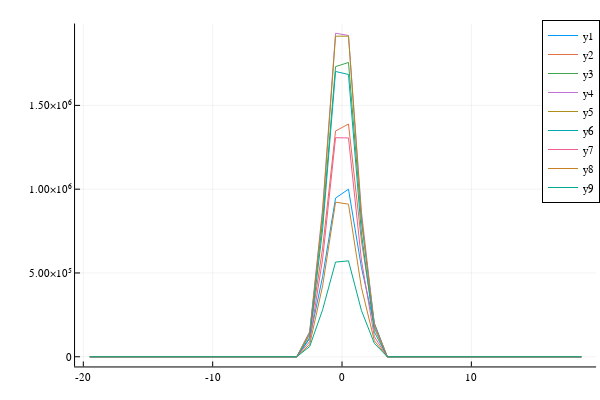

Source (notebook cell):
### Code cell
s3 = findfirst(x->x>λ3*1e6,λaxe);
plot(daxe,hlaser.weights[:,s3-4:s3+4])

### Figure 1 — Plotly figure (JSON) as saved in the notebook; plotly's stock layout.template omitted (floating-point values rounded to 4 significant figures)
{"data": [{"colorbar": {"len": 0.9525, "title": "", "x": 0.9934, "y": 0.5139}, "legendgroup": "y1", "line": {"color": "rgba(0, 154, 250, 1.000)", "dash": "solid", "shape": "linear", "width": 1}, "mode": "lines", "name": "y1", "showlegend": true, "type": "scatter", "x": [-19.5, -18.5, -17.5, -16.5, -15.5, -14.5, -13.5, -12.5, -11.5, -10.5, -9.5, -8.5, -7.5, -6.5, -5.5, -4.5, -3.5, -2.5, -1.5, -0.5, 0.5, 1.5, 2.5, 3.5, 4.5, 5.5, 6.5, 7.5, 8.5, 9.5, 10.5, 11.5, 12.5, 13.5, 14.5, 15.5, 16.5, 17.5, 18.5], "xaxis": "x", "y": [0, 0, 0, 0, 0, 0, 0, 0, 0, 0, 0, 0, 0, 0, 13.56, 13.47, 34.74, 108600.0, 477700.0, 946800.0, 999900.0, 533000.0, 187600.0, 60.71, 0, 0, 0, 0, 0, 0, 0, 0, 0, 0, 0, 0, 0, 0, 0], "yaxis": "y"}, {"colorbar": {"len": 0.9525, "title": "", "x": 0.9934, "y": 0.5139}, "legendgroup": "y2", "line": {"color": "rgba(227, 111, 71, 1.000)", "dash": "solid", "shape": "linear", "width": 1}, "mode": "lines", "name": "y2", "showlegend": true, "type": "scatter", "x": [-19.5, -18.5, -17.5, -16.5, -15.5, -14.5, -13.5, -12.5, -11.5, -10.5, -9.5, -8.5, -7.5, -6.5, -5.5, -4.5, -3.5, -2.5, -1.5, -0.5, 0.5, 1.5, 2.5, 3.5, 4.5, 5.5, 6.5, 7.5, 8.5, 9.5, 10.5, 11.5, 12.5, 13.5, 14.5, 15.5, 16.5, 17.5, 18.5], "xaxis": "x", "y": [0, 0, 0, 0, 0, 0, 0, 0, 0, 0, 0, 0, 0, 0, 0, 0, 0, 132600.0, 648500.0, 1347000.0, 1389000.0, 691200.0, 198000.0, 0, 0, 0, 0, 0, 0, 0, 0, 0, 0, 0, 0, 0, 0, 0, 0], "yaxis": "y"}, {"colorbar": {"len": 0.9525, "title": "", "x": 0.9934, "y": 0.5139}, "legendgroup": "y3", "line": {"color": "rgba(62, 164, 78, 1.000)", "dash": "solid", "shape": "linear", "width": 1}, "mode": "lines", "name": "y3", "showlegend": true, "type": "scatter", "x": [-19.5, -18.5, -17.5, -16.5, -15.5, -14.5, -13.5, -12.5, -11.5, -10.5, -9.5, -8.5, -7.5, -6.5, -5.5, -4.5, -3.5, -2.5, -1.5, -0.5, 0.5, 1.5, 2.5, 3.5, 4.5, 5.5, 6.5, 7.5, 8.5, 9.5, 10.5, 11.5, 12.5, 13.5, 14.5, 15.5, 16.5, 17.5, 18.5], "xaxis": "x", "y": [0, 0, 0, 0, 0, 0, 0, 0, 0, 0, 0, 0, 0, 18.28, 5.473, 18.6, 22.87, 148700.0, 810600.0, 1731000.0, 1756000.0, 809800.0, 199600.0, 0, 14.01, 26.81, 0, 0, 0, 0, 0, 0, 0, 0, 0, 0, 0, 0, 0], "yaxis": "y"}, {"colorbar": {"len": 0.9525, "title": "", "x": 0.9934, "y": 0.5139}, "legendgroup": "y4", "line": {"color": "rgba(195, 113, 210, 1.000)", "dash": "solid", "shape": "linear", "width": 1}, "mode": "lines", "name": "y4", "showlegend": true, "type": "scatter", "x": [-19.5, -18.5, -17.5, -16.5, -15.5, -14.5, -13.5, -12.5, -11.5, -10.5, -9.5, -8.5, -7.5, -6.5, -5.5, -4.5, -3.5, -2.5, -1.5, -0.5, 0.5, 1.5, 2.5, 3.5, 4.5, 5.5, 6.5, 7.5, 8.5, 9.5, 10.5, 11.5, 12.5, 13.5, 14.5, 15.5, 16.5, 17.5, 18.5], "xaxis": "x", "y": [0, 0, 0, 0, 0, 0, 0, 0, 0, 0, 0, 0, 0, 0, 0, 0, 0, 147000.0, 883200.0, 1931000.0, 1917000.0, 865900.0, 188300.0, 27.67, 0, 0, 0, 0, 0, 0, 0, 0, 0, 0, 0, 0, 0, 0, 0], "yaxis": "y"}, {"colorbar": {"len": 0.9525, "title": "", "x": 0.9934, "y": 0.5139}, "legendgroup": "y5", "line": {"color": "rgba(172, 142, 24, 1.000)", "dash": "solid", "shape": "linear", "width": 1}, "mode": "lines", "name": "y5", "showlegend": true, "type": "scatter", "x": [-19.5, -18.5, -17.5, -16.5, -15.5, -14.5, -13.5, -12.5, -11.5, -10.5, -9.5, -8.5, -7.5, -6.5, -5.5, -4.5, -3.5, -2.5, -1.5, -0.5, 0.5, 1.5, 2.5, 3.5, 4.5, 5.5, 6.5, 7.5, 8.5, 9.5, 10.5, 11.5, 12.5, 13.5, 14.5, 15.5, 16.5, 17.5, 18.5], "xaxis": "x", "y": [0, 0, 0, 0, 0, 0, 0, 0, 0, 0, 0, 0, 0, 58.58, 19.66, 0, 26.86, 135700.0, 859300.0, 1913000.0, 1913000.0, 833400.0, 170300.0, 28.08, 0, 0, 0, 0, 0, 0, 0, 0, 0, 0, 0, 0, 0, 0, 0], "yaxis": "y"}, {"colorbar": {"len": 0.9525, "title": "", "x": 0.9934, "y": 0.5139}, "legendgroup": "y6", "line": {"color": "rgba(0, 170, 174, 1.000)", "dash": "solid", "shape": "linear", "width": 1}, "mode": "lines", "name": "y6", "showlegend": true, "type": "scatter", "x": [-19.5, -18.5, -17.5, -16.5, -15.5, -14.5, -13.5, -12.5, -11.5, -10.5, -9.5, -8.5, -7.5, -6.5, -5.5, -4.5, -3.5, -2.5, -1.5, -0.5, 0.5, 1.5, 2.5, 3.5, 4.5, 5.5, 6.5, 7.5, 8.5, 9.5, 10.5, 11.5, 12.5, 13.5, 14.5, 15.5, 16.5, 17.5, 18.5], "xaxis": "x", "y": [0, 0, 0, 0, 0, 0, 0, 0, 0, 0, 0, 0, 0, 0, 46.33, 34.67, 0, 115400.0, 761400.0, 1702000.0, 1685000.0, 739200.0, 148100.0, 19.28, 10.59, 0, 0, 0, 0, 0, 0, 0, 0, 0, 0, 0, 0, 0, 0], "yaxis": "y"}, {"colorbar": {"len": 0.9525, "title": "", "x": 0.9934, "y": 0.5139}, "legendgroup": "y7", "line": {"color": "rgba(237, 94, 147, 1.000)", "dash": "solid", "shape": "linear", "width": 1}, "mode": "lines", "name": "y7", "showlegend": true, "type": "scatter", "x": [-19.5, -18.5, -17.5, -16.5, -15.5, -14.5, -13.5, -12.5, -11.5, -10.5, -9.5, -8.5, -7.5, -6.5, -5.5, -4.5, -3.5, -2.5, -1.5, -0.5, 0.5, 1.5, 2.5, 3.5, 4.5, 5.5, 6.5, 7.5, 8.5, 9.5, 10.5, 11.5, 12.5, 13.5, 14.5, 15.5, 16.5, 17.5, 18.5], "xaxis": "x", "y": [0, 0, 0, 0, 0, 0, 0, 0, 0, 0, 0, 0, 0, 0, 46.98, 0, 0, 90800.0, 583600.0, 1307000.0, 1306000.0, 577100.0, 119900.0, 0, 0, 0, 0, 0, 0, 0, 0, 0, 0, 0, 0, 0, 0, 0, 0], "yaxis": "y"}, {"colorbar": {"len": 0.9525, "title": "", "x": 0.9934, "y": 0.5139}, "legendgroup": "y8", "line": {"color": "rgba(198, 130, 37, 1.000)", "dash": "solid", "shape": "linear", "width": 1}, "mode": "lines", "name": "y8", "showlegend": true, "type": "scatter", "x": [-19.5, -18.5, -17.5, -16.5, -15.5, -14.5, -13.5, -12.5, -11.5, -10.5, -9.5, -8.5, -7.5, -6.5, -5.5, -4.5, -3.5, -2.5, -1.5, -0.5, 0.5, 1.5, 2.5, 3.5, 4.5, 5.5, 6.5, 7.5, 8.5, 9.5, 10.5, 11.5, 12.5, 13.5, 14.5, 15.5, 16.5, 17.5, 18.5], "xaxis": "x", "y": [0, 0, 0, 0, 0, 0, 0, 0, 0, 0, 34.81, 52.56, 107.7, 39.18, 0, 0, 0, 73440.0, 423200.0, 922300.0, 910600.0, 413100.0, 95450.0, 26.64, 0, 0, 0, 0, 0, 0, 0, 0, 0, 0, 0, 0, 0, 0, 0], "yaxis": "y"}, {"colorbar": {"len": 0.9525, "title": "", "x": 0.9934, "y": 0.5139}, "legendgroup": "y9", "line": {"color": "rgba(0, 169, 141, 1.000)", "dash": "solid", "shape": "linear", "width": 1}, "mode": "lines", "name": "y9", "showlegend": true, "type": "scatter", "x": [-19.5, -18.5, -17.5, -16.5, -15.5, -14.5, -13.5, -12.5, -11.5, -10.5, -9.5, -8.5, -7.5, -6.5, -5.5, -4.5, -3.5, -2.5, -1.5, -0.5, 0.5, 1.5, 2.5, 3.5, 4.5, 5.5, 6.5, 7.5, 8.5, 9.5, 10.5, 11.5, 12.5, 13.5, 14.5, 15.5, 16.5, 17.5, 18.5], "xaxis": "x", "y": [0, 0, 0, 0, 0, 0, 0, 0, 45.74, 72.13, 79.09, 16.31, 31.08, 0, 0, 0, 0, 61020.0, 280600.0, 565000.0, 572200.0, 276300.0, 79800.0, 17.3, 0, 0, 38.7, 0, 0, 0, 0, 0, 0, 0, 0, 0, 0, 0, 0], "yaxis": "y"}], "layout": {"annotations": [], "height": 400, "legend": {"bgcolor": "rgba(255, 255, 255, 1.000)", "bordercolor": "rgba(0, 0, 0, 1.000)", "borderwidth": 1, "font": {"color": "rgba(0, 0, 0, 1.000)", "family": "sans-serif", "size": 11}, "title": {"font": {"color": "rgba(0, 0, 0, 1.000)", "family": "sans-serif", "size": 15}, "text": ""}, "tracegroupgap": 0, "traceorder": "normal", "x": 1, "xanchor": "auto", "y": 1, "yanchor": "auto"}, "margin": {"b": 20, "l": 0, "r": 0, "t": 20}, "paper_bgcolor": "rgba(255, 255, 255, 1.000)", "plot_bgcolor": "rgba(255, 255, 255, 1.000)", "showlegend": true, "width": 600, "xaxis": {"anchor": "y", "domain": [0.1251, 0.9934], "gridcolor": "rgba(0, 0, 0, 0.100)", "gridwidth": 0.5, "linecolor": "rgba(0, 0, 0, 1.000)", "mirror": false, "range": [-20.64, 19.64], "showgrid": true, "showline": true, "showticklabels": true, "tickangle": 0, "tickcolor": "rgb(0, 0, 0)", "tickfont": {"color": "rgba(0, 0, 0, 1.000)", "family": "sans-serif", "size": 11}, "tickmode": "array", "ticks": "inside", "ticktext": ["-20", "-10", "0", "10"], "tickvals": [-20, -10, 0, 10], "title": "", "titlefont": {"color": "rgba(0, 0, 0, 1.000)", "family": "sans-serif", "size": 15}, "type": "-", "visible": true, "zeroline": false, "zerolinecolor": "rgba(0, 0, 0, 1.000)"}, "yaxis": {"anchor": "x", "domain": [0.03762, 0.9902], "gridcolor": "rgba(0, 0, 0, 0.100)", "gridwidth": 0.5, "linecolor": "rgba(0, 0, 0, 1.000)", "mirror": false, "range": [-57920.0, 1988000.0], "showgrid": true, "showline": true, "showticklabels": true, "tickangle": 0, "tickcolor": "rgb(0, 0, 0)", "tickfont": {"color": "rgba(0, 0, 0, 1.000)", "family": "sans-serif", "size": 11}, "tickmode": "array", "ticks": "inside", "ticktext": ["0", "5.00×10⁵", "1.00×10⁶", "1.50×10⁶"], "tickvals": [0, 500000, 1000000, 1500000], "title": "", "titlefont": {"color": "rgba(0, 0, 0, 1.000)", "family": "sans-serif", "size": 15}, "type": "-", "visible": true, "zeroline": false, "zerolinecolor": "rgba(0, 0, 0, 1.000)"}}}
